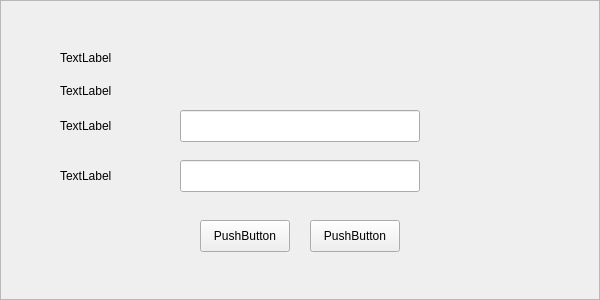
<?xml version="1.0" encoding="UTF-8"?>
<ui version="4.0">
 <class>Frame</class>
 <widget class="QFrame" name="Frame">
  <property name="geometry">
   <rect>
    <x>0</x>
    <y>0</y>
    <width>600</width>
    <height>300</height>
   </rect>
  </property>
  <property name="windowTitle">
   <string>Frame</string>
  </property>
  <property name="frameShape">
   <enum>QFrame::StyledPanel</enum>
  </property>
  <property name="frameShadow">
   <enum>QFrame::Raised</enum>
  </property>
  <widget class="QPushButton" name="okButton">
   <property name="geometry">
    <rect>
     <x>200</x>
     <y>220</y>
     <width>90</width>
     <height>32</height>
    </rect>
   </property>
   <property name="text">
    <string>PushButton</string>
   </property>
   <property name="UIText" stdset="0">
    <string>110002</string>
   </property>
   <property name="UIClass" stdset="0">
    <string>wbutton</string>
   </property>
  </widget>
  <widget class="QPushButton" name="backButton">
   <property name="geometry">
    <rect>
     <x>310</x>
     <y>220</y>
     <width>90</width>
     <height>32</height>
    </rect>
   </property>
   <property name="text">
    <string>PushButton</string>
   </property>
   <property name="UIText" stdset="0">
    <string>110008</string>
   </property>
   <property name="UIClass" stdset="0">
    <string>wbutton</string>
   </property>
  </widget>
  <widget class="QLabel" name="promptLabel_2">
   <property name="geometry">
    <rect>
     <x>60</x>
     <y>40</y>
     <width>480</width>
     <height>36</height>
    </rect>
   </property>
   <property name="text">
    <string>TextLabel</string>
   </property>
   <property name="UIText" stdset="0">
    <string>130009</string>
   </property>
   <property name="UIClass" stdset="0">
    <string>wtext</string>
   </property>
  </widget>
  <widget class="QLabel" name="label">
   <property name="geometry">
    <rect>
     <x>60</x>
     <y>110</y>
     <width>100</width>
     <height>32</height>
    </rect>
   </property>
   <property name="text">
    <string>TextLabel</string>
   </property>
   <property name="UIText" stdset="0">
    <string>130010</string>
   </property>
   <property name="UIClass" stdset="0">
    <string>wlabel</string>
   </property>
  </widget>
  <widget class="QLabel" name="label_2">
   <property name="geometry">
    <rect>
     <x>60</x>
     <y>160</y>
     <width>100</width>
     <height>32</height>
    </rect>
   </property>
   <property name="text">
    <string>TextLabel</string>
   </property>
   <property name="UIText" stdset="0">
    <string>130011</string>
   </property>
   <property name="UIClass" stdset="0">
    <string>wlabel</string>
   </property>
  </widget>
  <widget class="QLineEdit" name="passwordEdit1">
   <property name="geometry">
    <rect>
     <x>180</x>
     <y>110</y>
     <width>240</width>
     <height>32</height>
    </rect>
   </property>
   <property name="UIClass" stdset="0">
    <string>winput</string>
   </property>
  </widget>
  <widget class="QLineEdit" name="passwordEdit2">
   <property name="geometry">
    <rect>
     <x>180</x>
     <y>160</y>
     <width>240</width>
     <height>32</height>
    </rect>
   </property>
   <property name="UIClass" stdset="0">
    <string>winput</string>
   </property>
  </widget>
  <widget class="QLabel" name="label_3">
   <property name="geometry">
    <rect>
     <x>60</x>
     <y>76</y>
     <width>480</width>
     <height>30</height>
    </rect>
   </property>
   <property name="text">
    <string>TextLabel</string>
   </property>
   <property name="UIText" stdset="0">
    <string>110504</string>
   </property>
   <property name="UIClass" stdset="0">
    <string>wlabel</string>
   </property>
  </widget>
 </widget>
 <resources/>
 <connections/>
</ui>
